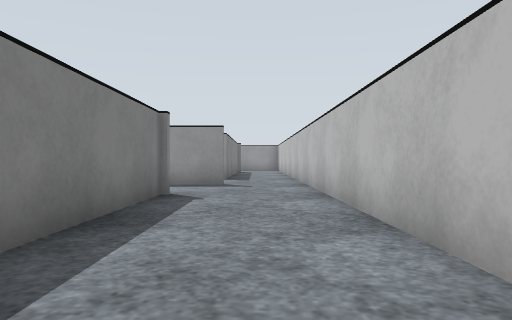
View 1 (above)

17 first-person views from a walk through a Gazebo world. The camera is 0.17 m above the floor, looks level and sees 70° across. The floor is counted in squares, 0.25 m on a side. Each view is taken from the middle of a square. On the plan, view 1 faces up. The plan holds only what a view shows up to about 11 squares ahead; the rest is blank. The place goes on beyond the plan. Surface patterns are stand-ins for the level's own textures.

View 2
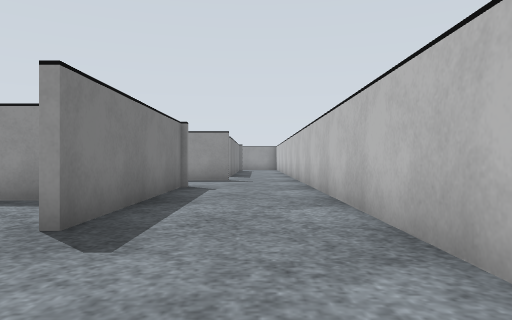

View 3
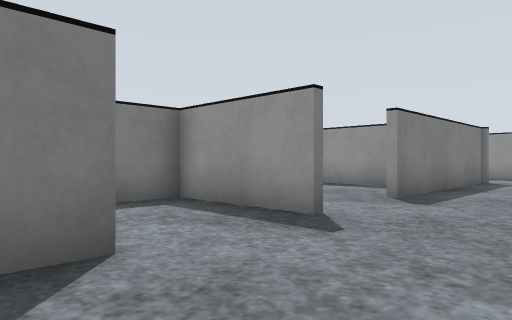

View 4
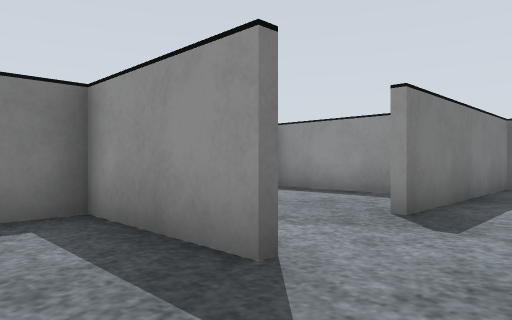

View 5
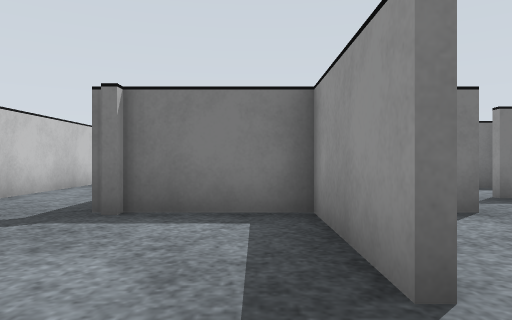

View 6
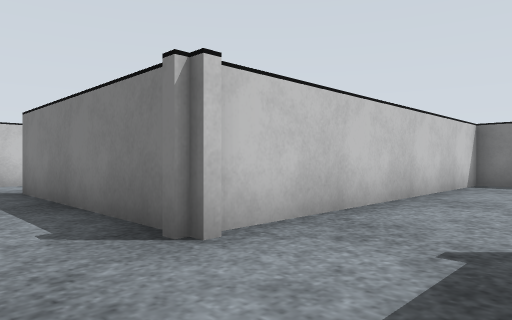

View 7
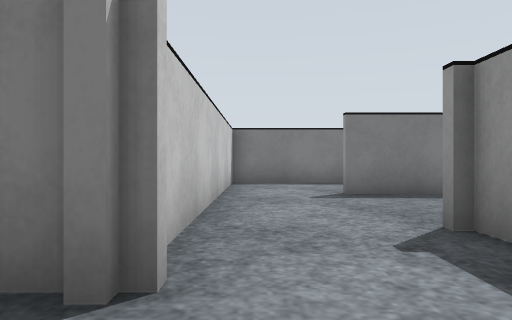

View 8
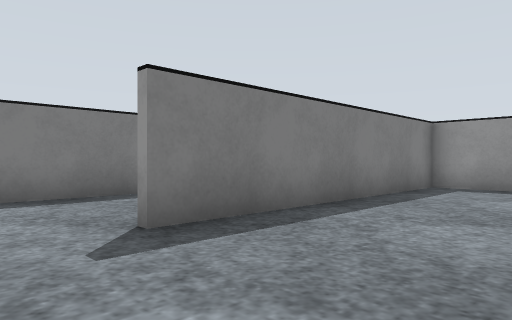

View 9
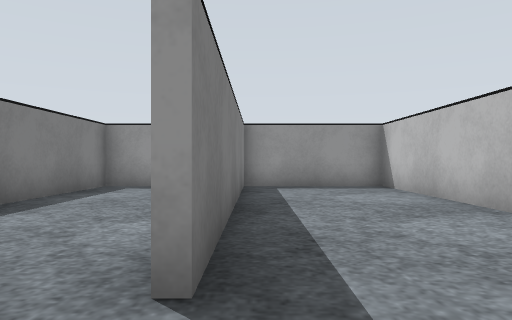

View 10
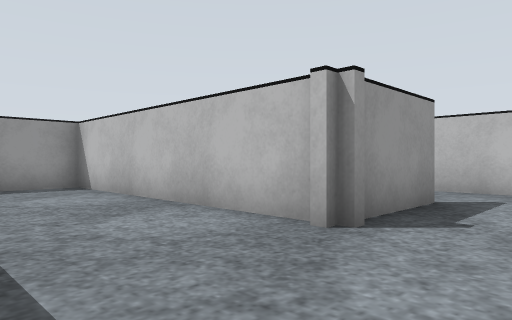

View 11
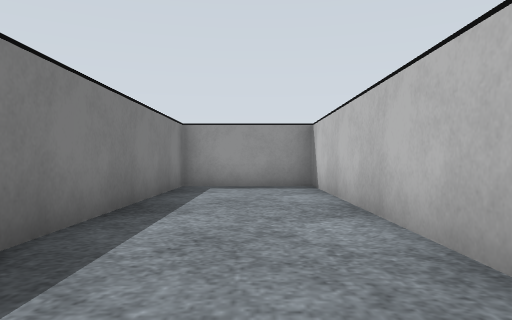

View 12
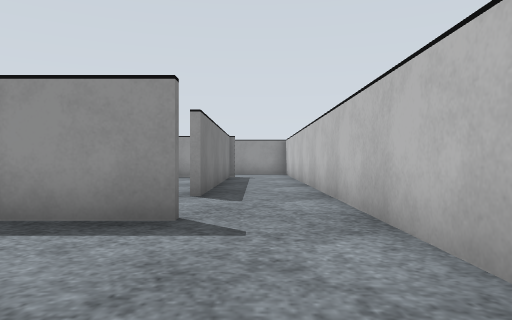

View 13
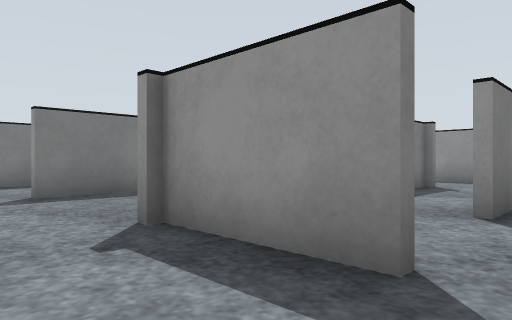

View 14
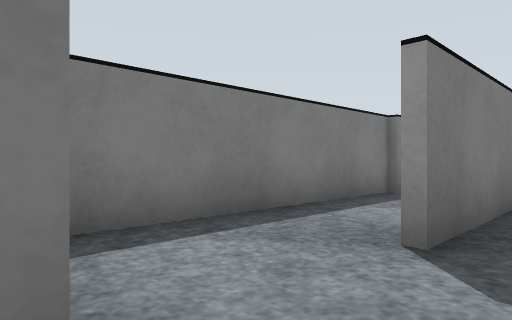

View 15
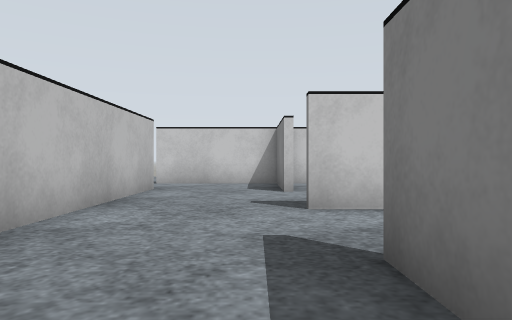

View 16
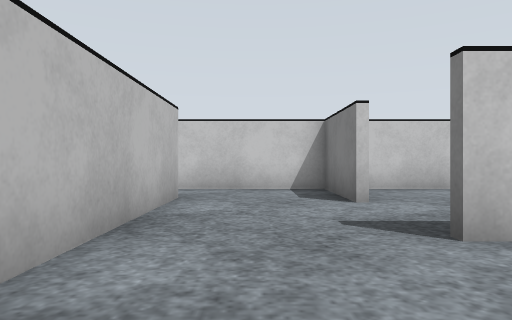

View 17
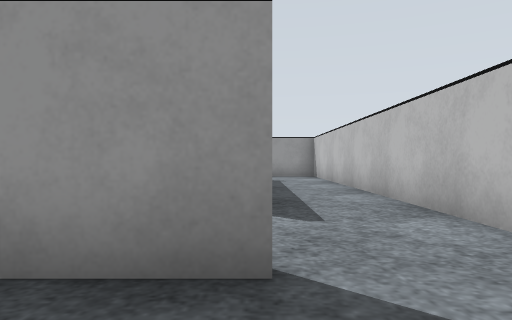

### Floor plan
Ten units are one square. View 1 is at (0, 0); x grows to the right and y downward. Boxes are objects, and circles mark ways between rooms. Rooms are numbered by the first view taken in them; rooms with no view inside come last. Other rooms are left out.
<svg viewBox="-115 -180 139 265">
<path fill="none" stroke="#000" d="M-19 -75 -19 -15M-37 -104 -37 -175 -73 -175 -73 -97M-9 -101 -35 -101M-84 -73 -22 -73M14 4 14 -105M-16 12 -26 12M14 36 14 4M4 65 19 65M-75 -101 -75 -175 -109 -175 -109 -73 -84 -73M-9 -159 -9 -129M-35 -175 -35 -111M14 -105 14 -175M-16 37 -16 65 4 65M14 46 14 36M-26 12 -47 12 -47 37"/>
<circle cx="-5" cy="10" r="3" fill="#2a7"/>
<circle cx="-75" cy="-85" r="3" fill="#2a7"/>
<circle cx="0" cy="-100" r="3" fill="#2a7"/>
<circle cx="-5" cy="40" r="3" fill="#2a7"/>
<circle cx="-20" cy="25" r="3" fill="#2a7"/>
<circle cx="10" cy="55" r="3" fill="#2a7"/>
<text x="-30" y="-80">1</text>
<text x="-10" y="20">2</text>
<text x="-110" y="80">3</text>
<text x="-100" y="-120">4</text>
<text x="-20" y="-140">5</text>
<text x="-10" y="50">6</text>
<text x="-40" y="20">7</text>
</svg>
Room 1 opens to room 2. Room 1 opens to room 4. Room 1 opens to room 5. Room 2 opens to room 6. Room 2 opens to room 7. Room 3 opens to room 6.

Where each view was taken, in squares from view 1:
view 1: 0 up, 0 right, facing up
view 2: 2 down, 0 right, facing up
view 3: 5 down, 1 right, facing up-left
view 4: 3 down, 0 right, facing up-left
view 5: 2 down, 0 right, facing left
view 6: 10 up, 0 right, facing down-left
view 7: 8 up, 0 right, facing left
view 8: 8 up, 4 left, facing up-left
view 9: 8 up, 7 left, facing up
view 10: 8 up, 7 left, facing up-right
view 11: 8 up, 9 left, facing up
view 12: 6 up, 0 right, facing up
view 13: 8 up, 0 right, facing up-left
view 14: 10 up, 0 right, facing up-left
view 15: 4 up, 1 left, facing down
view 16: 2 up, 0 right, facing down
view 17: 8 up, 1 left, facing up
